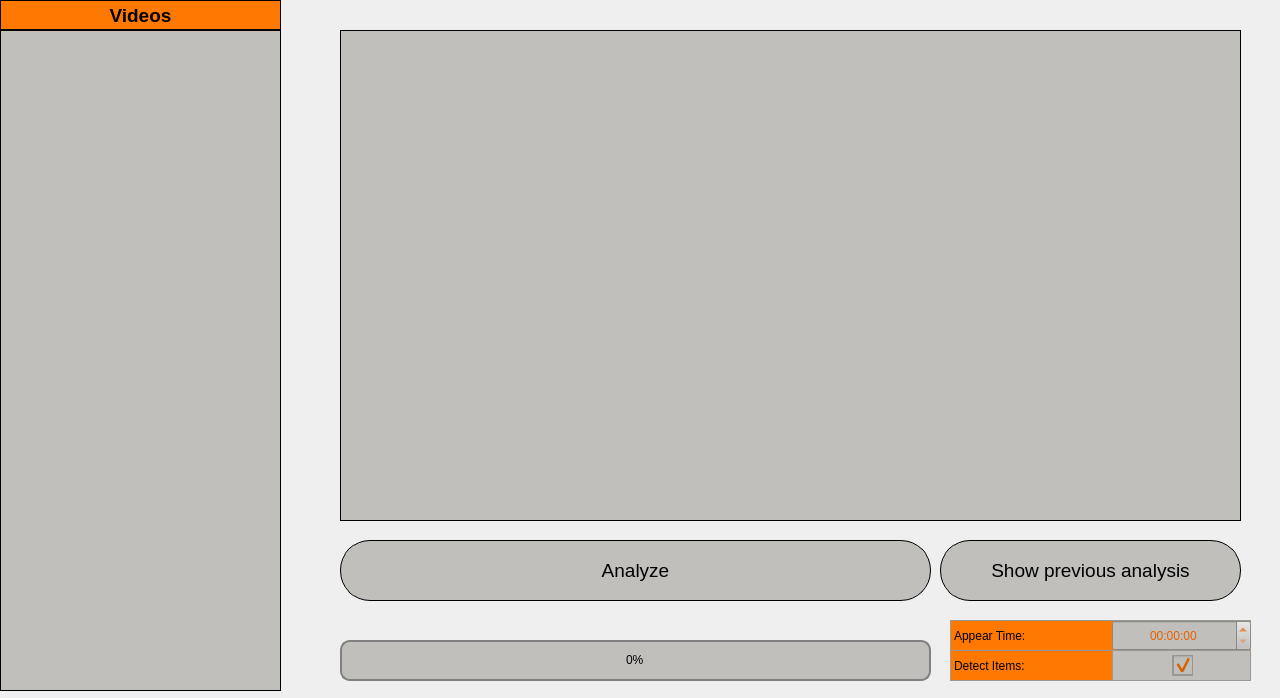
<?xml version="1.0" encoding="UTF-8"?>
<ui version="4.0">
 <class>MainWindow</class>
 <widget class="QMainWindow" name="MainWindow">
  <property name="enabled">
   <bool>true</bool>
  </property>
  <property name="geometry">
   <rect>
    <x>0</x>
    <y>0</y>
    <width>1280</width>
    <height>698</height>
   </rect>
  </property>
  <property name="font">
   <font>
    <weight>50</weight>
    <bold>false</bold>
    <underline>false</underline>
   </font>
  </property>
  <property name="mouseTracking">
   <bool>false</bool>
  </property>
  <property name="focusPolicy">
   <enum>Qt::StrongFocus</enum>
  </property>
  <property name="windowTitle">
   <string>Video analysis of passersby</string>
  </property>
  <property name="styleSheet">
   <string notr="true">background-color: rgb(239, 239, 239);</string>
  </property>
  <property name="unifiedTitleAndToolBarOnMac">
   <bool>false</bool>
  </property>
  <widget class="QWidget" name="centralwidget">
   <widget class="QListWidget" name="list_view">
    <property name="geometry">
     <rect>
      <x>0</x>
      <y>30</y>
      <width>281</width>
      <height>661</height>
     </rect>
    </property>
    <property name="font">
     <font>
      <pointsize>14</pointsize>
     </font>
    </property>
    <property name="cursor" stdset="0">
     <cursorShape>ArrowCursor</cursorShape>
    </property>
    <property name="focusPolicy">
     <enum>Qt::NoFocus</enum>
    </property>
    <property name="styleSheet">
     <string notr="true">QListView{
	background-color: rgb(192, 191, 188);
	border-color: rgb(0, 0, 0);
	border-style: solid;
	border-width: 1px;
	padding: 5px;
	padding-left: 5px;
}

QListView:item{
	border: 2px solid black;
	margin:5px;
	height:60px;
	width:240px;
}

QListView:item:selected{
	border: 1px solid black;
	background-color: rgba(255, 120, 0, 171);
}</string>
    </property>
    <property name="autoScroll">
     <bool>true</bool>
    </property>
    <property name="movement">
     <enum>QListView::Static</enum>
    </property>
    <property name="flow">
     <enum>QListView::LeftToRight</enum>
    </property>
    <property name="isWrapping" stdset="0">
     <bool>true</bool>
    </property>
    <property name="resizeMode">
     <enum>QListView::Fixed</enum>
    </property>
    <property name="layoutMode">
     <enum>QListView::SinglePass</enum>
    </property>
    <property name="spacing">
     <number>0</number>
    </property>
    <property name="gridSize">
     <size>
      <width>200</width>
      <height>70</height>
     </size>
    </property>
    <property name="viewMode">
     <enum>QListView::ListMode</enum>
    </property>
    <property name="modelColumn">
     <number>0</number>
    </property>
    <property name="uniformItemSizes">
     <bool>false</bool>
    </property>
    <property name="wordWrap">
     <bool>false</bool>
    </property>
    <property name="selectionRectVisible">
     <bool>true</bool>
    </property>
    <property name="currentRow">
     <number>-1</number>
    </property>
    <property name="sortingEnabled">
     <bool>false</bool>
    </property>
   </widget>
   <widget class="QLabel" name="l_videos">
    <property name="geometry">
     <rect>
      <x>0</x>
      <y>0</y>
      <width>281</width>
      <height>30</height>
     </rect>
    </property>
    <property name="font">
     <font>
      <pointsize>14</pointsize>
      <weight>75</weight>
      <bold>true</bold>
     </font>
    </property>
    <property name="styleSheet">
     <string notr="true">background-color: rgb(255, 120, 0);
border-color: rgb(0, 0, 0);
border-style: solid;
border-width: 1px;</string>
    </property>
    <property name="text">
     <string>Videos</string>
    </property>
    <property name="alignment">
     <set>Qt::AlignCenter</set>
    </property>
   </widget>
   <widget class="QLabel" name="l_preview">
    <property name="geometry">
     <rect>
      <x>340</x>
      <y>30</y>
      <width>901</width>
      <height>491</height>
     </rect>
    </property>
    <property name="styleSheet">
     <string notr="true">background-color: rgb(192, 191, 188);
border-color: rgb(0, 0, 0);
border-style: solid;
border-width: 1px;</string>
    </property>
    <property name="text">
     <string/>
    </property>
   </widget>
   <widget class="QPushButton" name="btn_analyze">
    <property name="enabled">
     <bool>false</bool>
    </property>
    <property name="geometry">
     <rect>
      <x>340</x>
      <y>540</y>
      <width>591</width>
      <height>61</height>
     </rect>
    </property>
    <property name="palette">
     <palette>
      <active>
       <colorrole role="WindowText">
        <brush brushstyle="SolidPattern">
         <color alpha="255">
          <red>0</red>
          <green>0</green>
          <blue>0</blue>
         </color>
        </brush>
       </colorrole>
       <colorrole role="Button">
        <brush brushstyle="SolidPattern">
         <color alpha="255">
          <red>255</red>
          <green>120</green>
          <blue>0</blue>
         </color>
        </brush>
       </colorrole>
       <colorrole role="Text">
        <brush brushstyle="SolidPattern">
         <color alpha="255">
          <red>0</red>
          <green>0</green>
          <blue>0</blue>
         </color>
        </brush>
       </colorrole>
       <colorrole role="ButtonText">
        <brush brushstyle="SolidPattern">
         <color alpha="255">
          <red>0</red>
          <green>0</green>
          <blue>0</blue>
         </color>
        </brush>
       </colorrole>
       <colorrole role="Base">
        <brush brushstyle="SolidPattern">
         <color alpha="255">
          <red>255</red>
          <green>120</green>
          <blue>0</blue>
         </color>
        </brush>
       </colorrole>
       <colorrole role="Window">
        <brush brushstyle="SolidPattern">
         <color alpha="255">
          <red>255</red>
          <green>120</green>
          <blue>0</blue>
         </color>
        </brush>
       </colorrole>
       <colorrole role="PlaceholderText">
        <brush brushstyle="NoBrush">
         <color alpha="128">
          <red>0</red>
          <green>0</green>
          <blue>0</blue>
         </color>
        </brush>
       </colorrole>
      </active>
      <inactive>
       <colorrole role="WindowText">
        <brush brushstyle="SolidPattern">
         <color alpha="255">
          <red>0</red>
          <green>0</green>
          <blue>0</blue>
         </color>
        </brush>
       </colorrole>
       <colorrole role="Button">
        <brush brushstyle="SolidPattern">
         <color alpha="255">
          <red>255</red>
          <green>120</green>
          <blue>0</blue>
         </color>
        </brush>
       </colorrole>
       <colorrole role="Text">
        <brush brushstyle="SolidPattern">
         <color alpha="255">
          <red>0</red>
          <green>0</green>
          <blue>0</blue>
         </color>
        </brush>
       </colorrole>
       <colorrole role="ButtonText">
        <brush brushstyle="SolidPattern">
         <color alpha="255">
          <red>0</red>
          <green>0</green>
          <blue>0</blue>
         </color>
        </brush>
       </colorrole>
       <colorrole role="Base">
        <brush brushstyle="SolidPattern">
         <color alpha="255">
          <red>255</red>
          <green>120</green>
          <blue>0</blue>
         </color>
        </brush>
       </colorrole>
       <colorrole role="Window">
        <brush brushstyle="SolidPattern">
         <color alpha="255">
          <red>255</red>
          <green>120</green>
          <blue>0</blue>
         </color>
        </brush>
       </colorrole>
       <colorrole role="PlaceholderText">
        <brush brushstyle="NoBrush">
         <color alpha="128">
          <red>0</red>
          <green>0</green>
          <blue>0</blue>
         </color>
        </brush>
       </colorrole>
      </inactive>
      <disabled>
       <colorrole role="WindowText">
        <brush brushstyle="SolidPattern">
         <color alpha="255">
          <red>0</red>
          <green>0</green>
          <blue>0</blue>
         </color>
        </brush>
       </colorrole>
       <colorrole role="Button">
        <brush brushstyle="SolidPattern">
         <color alpha="255">
          <red>192</red>
          <green>191</green>
          <blue>188</blue>
         </color>
        </brush>
       </colorrole>
       <colorrole role="Text">
        <brush brushstyle="SolidPattern">
         <color alpha="255">
          <red>0</red>
          <green>0</green>
          <blue>0</blue>
         </color>
        </brush>
       </colorrole>
       <colorrole role="ButtonText">
        <brush brushstyle="SolidPattern">
         <color alpha="255">
          <red>0</red>
          <green>0</green>
          <blue>0</blue>
         </color>
        </brush>
       </colorrole>
       <colorrole role="Base">
        <brush brushstyle="SolidPattern">
         <color alpha="255">
          <red>192</red>
          <green>191</green>
          <blue>188</blue>
         </color>
        </brush>
       </colorrole>
       <colorrole role="Window">
        <brush brushstyle="SolidPattern">
         <color alpha="255">
          <red>192</red>
          <green>191</green>
          <blue>188</blue>
         </color>
        </brush>
       </colorrole>
       <colorrole role="PlaceholderText">
        <brush brushstyle="SolidPattern">
         <color alpha="255">
          <red>0</red>
          <green>0</green>
          <blue>0</blue>
         </color>
        </brush>
       </colorrole>
      </disabled>
     </palette>
    </property>
    <property name="font">
     <font>
      <pointsize>14</pointsize>
      <weight>50</weight>
      <bold>false</bold>
     </font>
    </property>
    <property name="cursor">
     <cursorShape>PointingHandCursor</cursorShape>
    </property>
    <property name="styleSheet">
     <string notr="true">QPushButton {
	border-radius: 30px;
	background-color: rgb(255, 120, 0);
	border-style: solid;
	border-width: 1px;
	border-color: rgb(0, 0, 0);
}

QPushButton:disabled {
	background-color: rgb(192, 191, 188);
	color: rgb(0, 0, 0);
}

QPushButton:hover {
	background-color: qlineargradient(spread:reflect, x1:0.493, y1:0.488545, x2:1, y2:1, stop:0.189055 rgba(255, 120, 0, 255), stop:1 rgba(255, 232, 214, 255));
}</string>
    </property>
    <property name="text">
     <string>Analyze</string>
    </property>
   </widget>
   <widget class="QPushButton" name="btn_prev">
    <property name="enabled">
     <bool>false</bool>
    </property>
    <property name="geometry">
     <rect>
      <x>940</x>
      <y>540</y>
      <width>301</width>
      <height>61</height>
     </rect>
    </property>
    <property name="font">
     <font>
      <pointsize>14</pointsize>
      <weight>50</weight>
      <bold>false</bold>
     </font>
    </property>
    <property name="cursor">
     <cursorShape>PointingHandCursor</cursorShape>
    </property>
    <property name="styleSheet">
     <string notr="true">QPushButton {
	border-radius: 30px;
	background-color: rgb(255, 120, 0);
	border-style: solid;
	border-width: 1px;
	border-color: rgb(0, 0, 0);
}

QPushButton:disabled {
	background-color: rgb(192, 191, 188);
	color: rgb(0, 0, 0);
}

QPushButton:hover {
	background-color: qlineargradient(spread:reflect, x1:0.493, y1:0.488545, x2:1, y2:1, stop:0.189055 rgba(255, 120, 0, 255), stop:1 rgba(255, 232, 214, 255));
}</string>
    </property>
    <property name="text">
     <string>Show previous analysis</string>
    </property>
   </widget>
   <widget class="QProgressBar" name="progress_bar">
    <property name="enabled">
     <bool>true</bool>
    </property>
    <property name="geometry">
     <rect>
      <x>340</x>
      <y>640</y>
      <width>591</width>
      <height>41</height>
     </rect>
    </property>
    <property name="palette">
     <palette>
      <active>
       <colorrole role="WindowText">
        <brush brushstyle="SolidPattern">
         <color alpha="255">
          <red>0</red>
          <green>0</green>
          <blue>0</blue>
         </color>
        </brush>
       </colorrole>
       <colorrole role="Button">
        <brush brushstyle="SolidPattern">
         <color alpha="255">
          <red>192</red>
          <green>191</green>
          <blue>188</blue>
         </color>
        </brush>
       </colorrole>
       <colorrole role="Text">
        <brush brushstyle="SolidPattern">
         <color alpha="255">
          <red>0</red>
          <green>0</green>
          <blue>0</blue>
         </color>
        </brush>
       </colorrole>
       <colorrole role="ButtonText">
        <brush brushstyle="SolidPattern">
         <color alpha="255">
          <red>0</red>
          <green>0</green>
          <blue>0</blue>
         </color>
        </brush>
       </colorrole>
       <colorrole role="Base">
        <brush brushstyle="SolidPattern">
         <color alpha="255">
          <red>192</red>
          <green>191</green>
          <blue>188</blue>
         </color>
        </brush>
       </colorrole>
       <colorrole role="Window">
        <brush brushstyle="SolidPattern">
         <color alpha="255">
          <red>192</red>
          <green>191</green>
          <blue>188</blue>
         </color>
        </brush>
       </colorrole>
       <colorrole role="PlaceholderText">
        <brush brushstyle="NoBrush">
         <color alpha="128">
          <red>0</red>
          <green>0</green>
          <blue>0</blue>
         </color>
        </brush>
       </colorrole>
      </active>
      <inactive>
       <colorrole role="WindowText">
        <brush brushstyle="SolidPattern">
         <color alpha="255">
          <red>0</red>
          <green>0</green>
          <blue>0</blue>
         </color>
        </brush>
       </colorrole>
       <colorrole role="Button">
        <brush brushstyle="SolidPattern">
         <color alpha="255">
          <red>192</red>
          <green>191</green>
          <blue>188</blue>
         </color>
        </brush>
       </colorrole>
       <colorrole role="Text">
        <brush brushstyle="SolidPattern">
         <color alpha="255">
          <red>0</red>
          <green>0</green>
          <blue>0</blue>
         </color>
        </brush>
       </colorrole>
       <colorrole role="ButtonText">
        <brush brushstyle="SolidPattern">
         <color alpha="255">
          <red>0</red>
          <green>0</green>
          <blue>0</blue>
         </color>
        </brush>
       </colorrole>
       <colorrole role="Base">
        <brush brushstyle="SolidPattern">
         <color alpha="255">
          <red>192</red>
          <green>191</green>
          <blue>188</blue>
         </color>
        </brush>
       </colorrole>
       <colorrole role="Window">
        <brush brushstyle="SolidPattern">
         <color alpha="255">
          <red>192</red>
          <green>191</green>
          <blue>188</blue>
         </color>
        </brush>
       </colorrole>
       <colorrole role="PlaceholderText">
        <brush brushstyle="NoBrush">
         <color alpha="128">
          <red>0</red>
          <green>0</green>
          <blue>0</blue>
         </color>
        </brush>
       </colorrole>
      </inactive>
      <disabled>
       <colorrole role="WindowText">
        <brush brushstyle="SolidPattern">
         <color alpha="255">
          <red>239</red>
          <green>239</green>
          <blue>239</blue>
         </color>
        </brush>
       </colorrole>
       <colorrole role="Button">
        <brush brushstyle="SolidPattern">
         <color alpha="255">
          <red>239</red>
          <green>239</green>
          <blue>239</blue>
         </color>
        </brush>
       </colorrole>
       <colorrole role="Text">
        <brush brushstyle="SolidPattern">
         <color alpha="255">
          <red>239</red>
          <green>239</green>
          <blue>239</blue>
         </color>
        </brush>
       </colorrole>
       <colorrole role="ButtonText">
        <brush brushstyle="SolidPattern">
         <color alpha="255">
          <red>239</red>
          <green>239</green>
          <blue>239</blue>
         </color>
        </brush>
       </colorrole>
       <colorrole role="Base">
        <brush brushstyle="SolidPattern">
         <color alpha="255">
          <red>239</red>
          <green>239</green>
          <blue>239</blue>
         </color>
        </brush>
       </colorrole>
       <colorrole role="Window">
        <brush brushstyle="SolidPattern">
         <color alpha="255">
          <red>239</red>
          <green>239</green>
          <blue>239</blue>
         </color>
        </brush>
       </colorrole>
       <colorrole role="PlaceholderText">
        <brush brushstyle="SolidPattern">
         <color alpha="255">
          <red>239</red>
          <green>239</green>
          <blue>239</blue>
         </color>
        </brush>
       </colorrole>
      </disabled>
     </palette>
    </property>
    <property name="styleSheet">
     <string notr="true">QProgressBar {
	background-color: rgb(192, 191, 188);
	border: 2px solid grey;
	border-radius: 10px;
	text-align: center;
	padding-left:4px;
	padding-right:4px;
}

QProgressBar:chunk {
	background-color: rgb(255, 120, 0);
    width: 10px;
    margin: 1px;
}

QProgressBar:disabled {
	background-color: rgb(239, 239, 239);
	border: 2px solid rgb(239, 239, 239);
	color: rgb(239, 239, 239);
}
</string>
    </property>
    <property name="value">
     <number>0</number>
    </property>
    <property name="textVisible">
     <bool>true</bool>
    </property>
    <property name="invertedAppearance">
     <bool>false</bool>
    </property>
   </widget>
   <widget class="QLabel" name="l_videoname">
    <property name="geometry">
     <rect>
      <x>350</x>
      <y>7</y>
      <width>881</width>
      <height>20</height>
     </rect>
    </property>
    <property name="font">
     <font>
      <pointsize>14</pointsize>
     </font>
    </property>
    <property name="text">
     <string/>
    </property>
    <property name="alignment">
     <set>Qt::AlignCenter</set>
    </property>
   </widget>
   <widget class="QLabel" name="l_appear">
    <property name="geometry">
     <rect>
      <x>950</x>
      <y>620</y>
      <width>301</width>
      <height>31</height>
     </rect>
    </property>
    <property name="styleSheet">
     <string notr="true">border-color: rgb(154, 153, 150);
border-style: solid;
border-width: 1px;
background-color: rgb(255, 120, 0);</string>
    </property>
    <property name="text">
     <string>Appear Time:</string>
    </property>
   </widget>
   <widget class="QLabel" name="l_items">
    <property name="geometry">
     <rect>
      <x>950</x>
      <y>650</y>
      <width>301</width>
      <height>31</height>
     </rect>
    </property>
    <property name="styleSheet">
     <string notr="true">border-color: rgb(154, 153, 150);
background-color: rgb(255, 120, 0);
border-style: solid;
border-width: 1px;</string>
    </property>
    <property name="text">
     <string>Detect Items:</string>
    </property>
   </widget>
   <widget class="QFrame" name="frame">
    <property name="geometry">
     <rect>
      <x>1112</x>
      <y>650</y>
      <width>139</width>
      <height>31</height>
     </rect>
    </property>
    <property name="styleSheet">
     <string notr="true">background-color: rgb(192, 191, 188);
border-color: rgb(154, 153, 150);
border-style: solid;
border-width: 1px;</string>
    </property>
    <property name="frameShape">
     <enum>QFrame::StyledPanel</enum>
    </property>
    <property name="frameShadow">
     <enum>QFrame::Raised</enum>
    </property>
    <widget class="QCheckBox" name="checkbox_items">
     <property name="enabled">
      <bool>true</bool>
     </property>
     <property name="geometry">
      <rect>
       <x>60</x>
       <y>5</y>
       <width>21</width>
       <height>21</height>
      </rect>
     </property>
     <property name="layoutDirection">
      <enum>Qt::LeftToRight</enum>
     </property>
     <property name="autoFillBackground">
      <bool>false</bool>
     </property>
     <property name="styleSheet">
      <string notr="true">QCheckBox::indicator {
    width: 20px;
    height: 20px;
	color: rgb(255, 120, 0);
	selection-color: rgb(255, 120, 0);
}

QCheckBox{
	color: rgb(255, 120, 0);
}
</string>
     </property>
     <property name="text">
      <string/>
     </property>
     <property name="iconSize">
      <size>
       <width>16</width>
       <height>16</height>
      </size>
     </property>
     <property name="checkable">
      <bool>true</bool>
     </property>
     <property name="checked">
      <bool>true</bool>
     </property>
     <property name="tristate">
      <bool>false</bool>
     </property>
    </widget>
   </widget>
   <widget class="QTimeEdit" name="input_appear">
    <property name="geometry">
     <rect>
      <x>1112</x>
      <y>620</y>
      <width>139</width>
      <height>31</height>
     </rect>
    </property>
    <property name="font">
     <font>
      <weight>50</weight>
      <bold>false</bold>
     </font>
    </property>
    <property name="styleSheet">
     <string notr="true">background-color: rgb(192, 191, 188);
color: rgb(230, 97, 0);
border-color: rgb(0, 0, 0);

</string>
    </property>
    <property name="alignment">
     <set>Qt::AlignCenter</set>
    </property>
    <property name="displayFormat">
     <string>HH:mm:ss</string>
    </property>
   </widget>
  </widget>
 </widget>
 <resources/>
 <connections/>
</ui>
